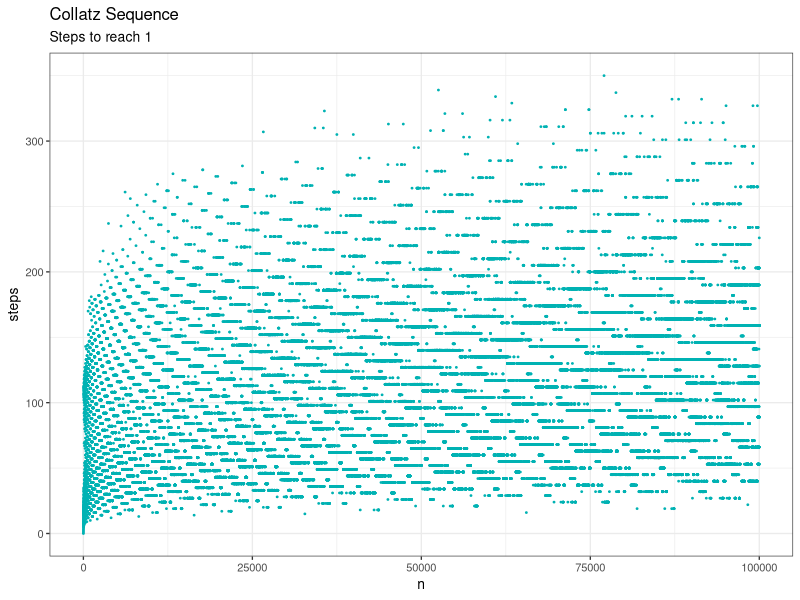
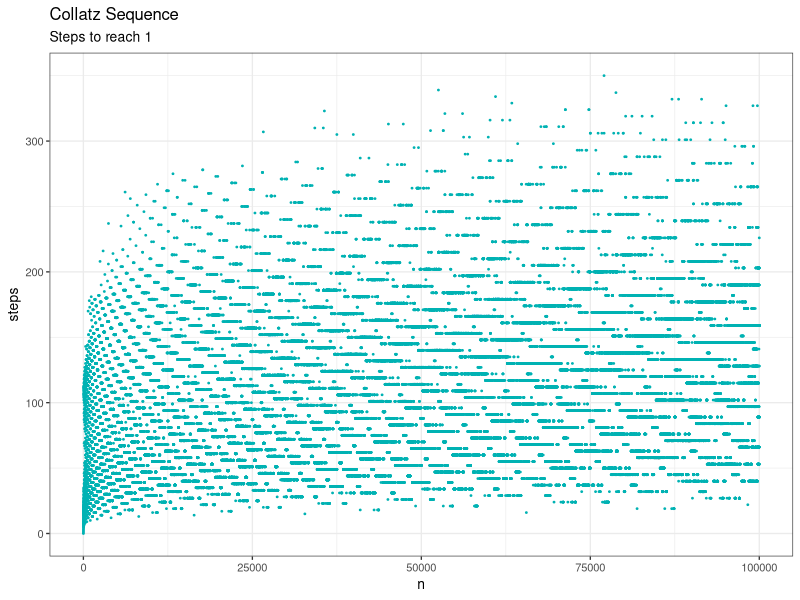

R code for these plots, in order:
# Longest Collatz sequence
#
# The following iterative sequence is defined for the set of positive integers:
#
# n → n/2 (n is even)
# n → 3n + 1 (n is odd)
#
# Using the rule above and starting with 13, we generate the following sequence:
# 13 → 40 → 20 → 10 → 5 → 16 → 8 → 4 → 2 → 1
#
# It can be seen that this sequence (starting at 13 and finishing at 1) contains 10 terms.
# Although it has not been proved yet (Collatz Problem), it is thought that all starting numbers finish at 1.
#
# Which starting number, under one million, produces the longest chain?
#
# NOTE: Once the chain starts the terms are allowed to go above one million.


len_collatz <- vector(len = 1E6)
len_collatz[1] <- 0
for (i in 2 : 1E6) {
    x <- i
    n <- 0
    while (x != 1 & x >= i) {
        if (x %% 2 == 0) {
            x <- x / 2
            n <- n + 1
        }
        else {
            x <- (3 * x + 1) / 2
            n <- n + 2
        }
    }
    n <- n + len_collatz[x]
    len_collatz[i] <- n
}

longest_chain <- which.max(len_collatz)
print(longest_chain)



library(ggplot2)
collatz <- data.frame(n = 1:100000, steps = len_collatz[1:100000])
ggplot(collatz, aes(n, steps)) +
    geom_point(size = .3, col = "#00b2b3") +
    theme_bw(base_size = 10) +
    labs(title = "Collatz Sequence", subtitle = "Steps to reach 1")
ggsave("longest_collatz_sequnce.png", width=6, height=4)



##
